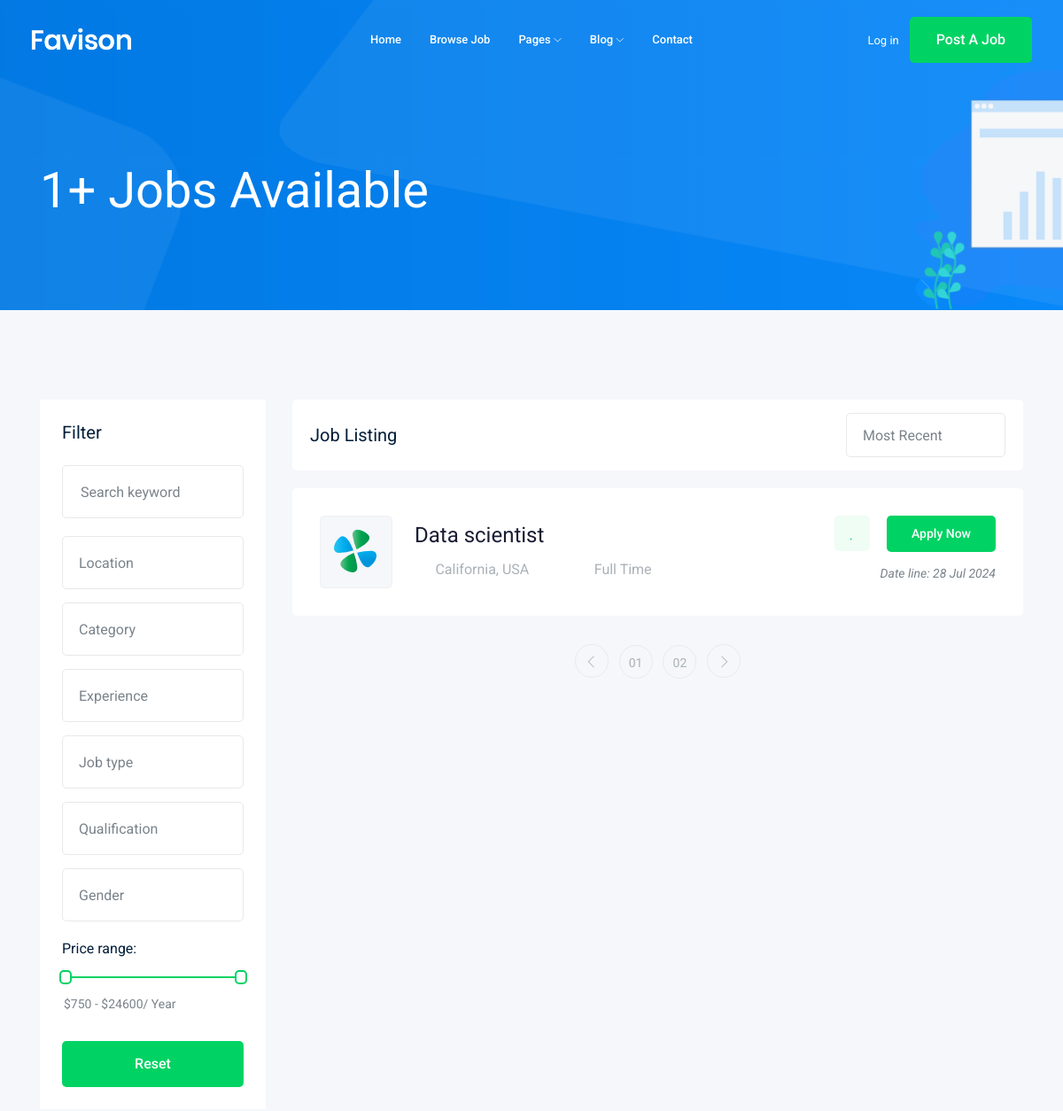
/jobs/all (upper part), run on an earlier commit of the app's database.
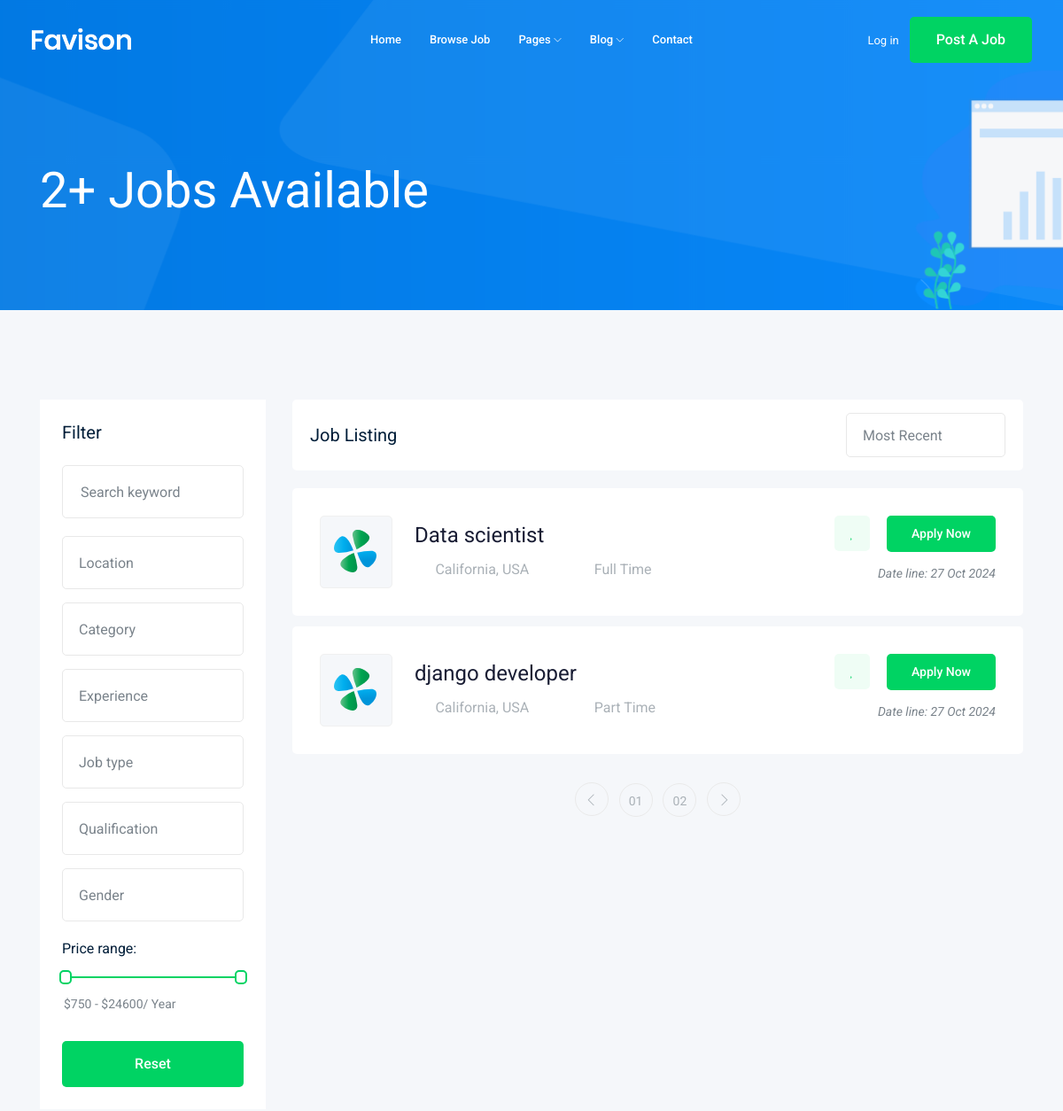
And on a later commit of the database.
### job/models.py (models this page shows)
class Job(models.Model):
    title = models.CharField(max_length=100)
    job_type = models.CharField(max_length=100,choices=JOB_TYPE_CHOICES)
    description = models.TextField(max_length=1000)
    published_at = models.DateTimeField(auto_now=True)
    Vacancy = models.IntegerField(default=1)
    salary = models.IntegerField(default=0)
    experience = models.IntegerField(default=1)
    category = models.ForeignKey('Category', on_delete=models.CASCADE)
    image = models.ImageField(upload_to=image_upload)
    def __str__(self):
        return self.title

### job/views.py (the view)
# urls.py: path('all', views.job_list, name='job_list'),
def job_list(request):
    job_list = Job.objects.all()
    print(job_list)
    context = {'jobs':job_list}
    return render(request, 'job/job_list.html', context)

### job/templates/job/job_list.html (shortened to what this page needs)
{% extends 'base.html' %}
{% block body %}
    <div class="bradcam_area bradcam_bg_1">
        <div class="container">
            <div class="row">
                <div class="col-xl-12">
                    <div class="bradcam_text">
                        <h3> {{jobs.count}}+ Jobs Available</h3>
                    </div>
                </div>
            </div>
        </div>
    </div>
    <div class="job_listing_area plus_padding">
        <div class="container">
            <div class="row">
                <div class="col-lg-3">
                    <div class="job_filter white-bg">
                        <div class="form_inner white-bg">
                            <h3>Filter</h3>
                            <form action="#">
                                <div class="row">
                                    <div class="col-lg-12">
                                        <div class="single_field">
                                            <input type="text" placeholder="Search keyword">
                                        </div>
                                    </div>
                                    <div class="col-lg-12">
                                    </div>
                                    <div class="col-lg-12">
                                    </div>
                                    <div class="col-lg-12">
                                    </div>
                                    <div class="col-lg-12">
                                    </div>
                                    <div class="col-lg-12">
                                    </div>
                                    <div class="col-lg-12">
                                    </div>
                                </div>
                            </form>
                        </div>
                        <div class="range_wrap">
                            <label for="amount">Price range:</label>
                            <div id="slider-range"></div>
                            <p>
                                <input type="text" id="amount" readonly style="border:0; color:#7A838B; font-size: 14px; font-weight:400;">
                            </p>
                        </div>
                        <div class="reset_btn">
                            <button  class="boxed-btn3 w-100" type="submit">Reset</button>
                        </div>
                    </div>
                </div>
                <div class="col-lg-9">
                    <div class="recent_joblist_wrap">
                        <div class="recent_joblist white-bg ">
                            <div class="row align-items-center">
                                <div class="col-md-6">
                                    <h4>Job Listing</h4>
                                </div>
                                <div class="col-md-6">
                                    <div class="serch_cat d-flex justify-content-end">
                                    </div>
                                </div>
                            </div>
                        </div>
                    </div>
                    <div class="job_lists m-0">
                        <div class="row">
                            {% for job in jobs %}
                            <div class="col-lg-12 col-md-12">
                                <div class="single_jobs white-bg d-flex justify-content-between">
                                    <div class="jobs_left d-flex align-items-center">
                                        <div class="thumb">
                                            <img src="img/svg_icon/1.svg" alt="">
                                        </div>
                                        <div class="jobs_conetent">
                                            <a href=" {% url 'jobs:job_detail' job.id %} "><h4>{{job}}</h4></a>
                                            <div class="links_locat d-flex align-items-center">
                                                <div class="location">
                                                    <p> <i class="fa fa-map-marker"></i> California, USA</p>
                                                </div>
                                                <div class="location">
                                                    <p> <i class="fa fa-clock-o"></i> {{job.job_type}}</p>
                                                </div>
                                            </div>
                                        </div>
                                    </div>
                                    <div class="jobs_right">
                                        <div class="apply_now">
                                            <a class="heart_mark" href="#"> <i class="fa fa-heart"></i> </a>
                                            <a href="{% url 'jobs:job_detail' job.id %}" class="boxed-btn3">Apply Now</a>
                                        </div>
                                        <div class="date">
                                            <p>Date line: {{job.published_at |date:'d M o'}} </p>
                                        </div>
                                    </div>
                                </div>
                            </div>
                            {% endfor %}
                        </div>
                        <div class="row">
                            <div class="col-lg-12">
                                <div class="pagination_wrap">
                                    <ul>
                                        <li><a href="#"> <i class="ti-angle-left"></i> </a></li>
                                        <li><a href="#"><span>01</span></a></li>
                                        <li><a href="#"><span>02</span></a></li>
                                        <li><a href="#"> <i class="ti-angle-right"></i> </a></li>
                                    </ul>
                                </div>
                            </div>
                        </div>
                    </div>
                </div>
            </div>
        </div>
    </div>
{% endblock body %}

### templates/base.html (shortened to what this page needs)
{% load static %}
<!doctype html>
<html class="no-js" lang="zxx">
<head>
    <link rel="stylesheet" href="{% static 'css/bootstrap.min.css' %}">
    <link rel="stylesheet" href="{% static 'css/owl.carousel.min.css' %}">
    <link rel="stylesheet" href="{% static 'css/magnific-popup.css' %}">
    <link rel="stylesheet" href="{% static 'css/font-awesome.min.css' %}">
    <link rel="stylesheet" href="{% static 'css/themify-icons.css' %}">
    <link rel="stylesheet" href="{% static 'css/nice-select.css' %}">
    <link rel="stylesheet" href="{% static 'css/flaticon.css' %}">
    <link rel="stylesheet" href="{% static 'css/jquery-ui.css' %}">
    <link rel="stylesheet" href="{% static 'css/gijgo.css' %}">
    <link rel="stylesheet" href="{% static 'css/animate.min.css' %}">
    <link rel="stylesheet" href="{% static 'css/slicknav.css' %}">
    <link rel="stylesheet" href="{% static 'css/style.css' %}">
</head>
<body>
    <header>
        <div class="header-area ">
            <div id="sticky-header" class="main-header-area">
                <div class="container-fluid ">
                    <div class="header_bottom_border">
                        <div class="row align-items-center">
                            <div class="col-xl-3 col-lg-2">
                                <div class="logo">
                                    <a href="index.html">
                                        <img src="img/logo.png" alt="">
                                    </a>
                                </div>
                            </div>
                            <div class="col-xl-6 col-lg-7">
                                <div class="main-menu  d-none d-lg-block">
                                    <nav>
                                        <ul id="navigation">
                                            <li><a href="index.html">home</a></li>
                                            <li><a href="jobs.html">Browse Job</a></li>
                                            <li><a href="#">pages <i class="ti-angle-down"></i></a>
                                            </li>
                                            <li><a href="#">blog <i class="ti-angle-down"></i></a>
                                            </li>
                                            <li><a href="contact.html">Contact</a></li>
                                        </ul>
                                    </nav>
                                </div>
                            </div>
                            <div class="col-xl-3 col-lg-3 d-none d-lg-block">
                                <div class="Appointment">
                                    <div class="phone_num d-none d-xl-block">
                                        <a href="#">Log in</a>
                                    </div>
                                    <div class="d-none d-lg-block">
                                        <a class="boxed-btn3" href="#">Post a Job</a>
                                    </div>
                                </div>
                            </div>
                            <div class="col-12">
                            </div>
                        </div>
                    </div>
                </div>
            </div>
        </div>
    </header>
   {% block body %}
   {% endblock body %}
</body>
</html>

What changed in the data, as far as the page shows it:
changed Job "Data scientist": published_at "28 Jul 2024" → "27 Oct 2024"
added Job: title "django developer", job_type "Part Time", published_at "27 Oct 2024"
Also different on the page:
{{ jobs.count }}: "1" → "2"
